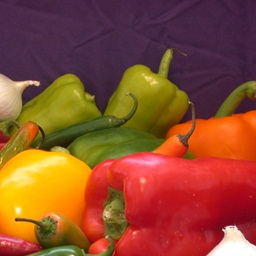
%> input picture Relevent images/original images/deblur.jpg, 256 x 256 px
$ octave Correlation_of_row_col.m   (GNU Octave 9; MATLAB toolbox functions it lacks are replaced by stand-ins)
%> lines starting %> are read from the running program, lines starting %| are printed output that depends on the picture
%%%%%%%%%%%%%%%%%%%ORIGINAL IMAGE CORRELATION%%%%%%%%%%%%%%%%%%%%%%%%%
clc;
clear all;
original=imread('deblur.jpg');
%> original is the input picture: size 256x256x3 uint8; mean R, G, B 141.2, 76.4, 46.6
rgb=rgb2gray(original);
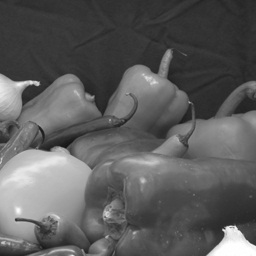
%> rgb: size 256x256 uint8; min 17, max 255, mean 92.4
[row,col]=size(rgb);
%> row = 256; col = 256
total_length=row*col;
%> total_length = 65536
%%%%%%%%%%%%%%%%%%%%%%%%%%%%%%%%%%%%%%%%%%%%%%%%%%%%%%%%%%%%%%%%%%%%%%
%%%%%%%%%%%%%%%%%%%%VERTICAL CORRELATION%%%%%%%%%%%%%%%%%%%%%%%%%%%%%%
%%%%%%%%%%%%%%%%%%%%%%%%%%%%%%%%%%%%%%%%%%%%%%%%%%%%%%%%%%%%%%%%%%%%%%
x=zeros(1,(row*col)/2);
y=zeros(1,(row*col)/2);
k=0;
l=0;
for j=1:1:col
    for i=1:1:row
        if(mod(j,2)==0)
            k=k+1;
            x(1,k)=rgb(i,j);
        else
            l=l+1;
            y(1,l)=rgb(i,j);
        end
    end
end
%> after the loop, k = 32768; l = 32768
figure
subplot(2,2,1)
scatter(x,y,2)
title('Vertical Correlation of original deblur Image');
xlabel('(a)')

original=imread('deblur.jpg');
rgb=rgb2gray(original);
[row,col]=size(rgb);
total_length=row*col;
%%%%%%%%%%%%%%%%%%%%%%%%%%%%%%%%%%%%%%%%%%%%%%%%%%%%%%%%%%%%%%%%%%%%%%%
%%%%%%%%%%%%%%%%%HORIZONTAL CORRELATION%%%%%%%%%%%%%%%%%%%%%%%%%%%%%%%%
%%%%%%%%%%%%%%%%%%%%%%%%%%%%%%%%%%%%%%%%%%%%%%%%%%%%%%%%%%%%%%%%%%%%%%%
x=zeros(1,(row*col)/2);
y=zeros(1,(row*col)/2);
k=0;
l=0;
for i=1:1:row
    for j=1:1:col
        if(mod(i,2)==0)
            k=k+1;
            x(1,k)=rgb(i,j);
        else
            l=l+1;
            y(1,l)=rgb(i,j);
        end
    end
end
subplot(2,2,2)
scatter(x,y,2)
title('Horizontal Correlation of original deblur Image');
xlabel('(b)')

%%%%%%%%%%%%%%%%%%%%%%%%%%%%%%%ENCRYPTED IMAGE CORRELATION%%%%%%%%%%%%%%%%

original=imread('encypted_deblur.jpg');
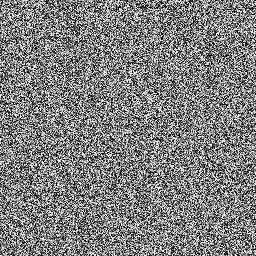
%> input picture Relevent images/Encrypted images/encypted_deblur.jpg, 256 x 256 px
%> original is the input picture: size 256x256 uint8; min 0, max 255, mean 127.4
rgb=original;
[row,col]=size(rgb);
total_length=row*col;
%%%%%%%%%%%%%%%%%%%%%%%%%%%%%%%%%%%%%%%%%%%%%%%%%%%%%%%%%%%%%%%%%%%%%%
%%%%%%%%%%%%%%%%%%%%VERTICAL CORRELATION%%%%%%%%%%%%%%%%%%%%%%%%%%%%%%
%%%%%%%%%%%%%%%%%%%%%%%%%%%%%%%%%%%%%%%%%%%%%%%%%%%%%%%%%%%%%%%%%%%%%%
x=zeros(1,(row*col)/2);
y=zeros(1,(row*col)/2);
k=0;
l=0;
for j=1:1:col
    for i=1:1:row
        if(mod(j,2)==0)
            k=k+1;
            x(1,k)=rgb(i,j);
        else
            l=l+1;
            y(1,l)=rgb(i,j);
        end
    end
end
subplot(2,2,3)
scatter(x,y,2)
title('Vertical Correlation of Encrypted deblur Image');
xlabel('(c)')

original=imread('encypted_deblur.jpg');
rgb=original;
[row,col]=size(rgb);
total_length=row*col;
%%%%%%%%%%%%%%%%%%%%%%%%%%%%%%%%%%%%%%%%%%%%%%%%%%%%%%%%%%%%%%%%%%%%%%%
%%%%%%%%%%%%%%%%%HORIZONTAL CORRELATION%%%%%%%%%%%%%%%%%%%%%%%%%%%%%%%%
%%%%%%%%%%%%%%%%%%%%%%%%%%%%%%%%%%%%%%%%%%%%%%%%%%%%%%%%%%%%%%%%%%%%%%%
x=zeros(1,(row*col)/2);
y=zeros(1,(row*col)/2);
k=0;
l=0;
for i=1:1:row
    for j=1:1:col
        if(mod(i,2)==0)
            k=k+1;
            x(1,k)=rgb(i,j);
        else
            l=l+1;
            y(1,l)=rgb(i,j);
        end
    end
end
subplot(2,2,4)
scatter(x,y,2)
xlabel('(d)')
title('Horizontal Correlation of Encrypted deblur Image');
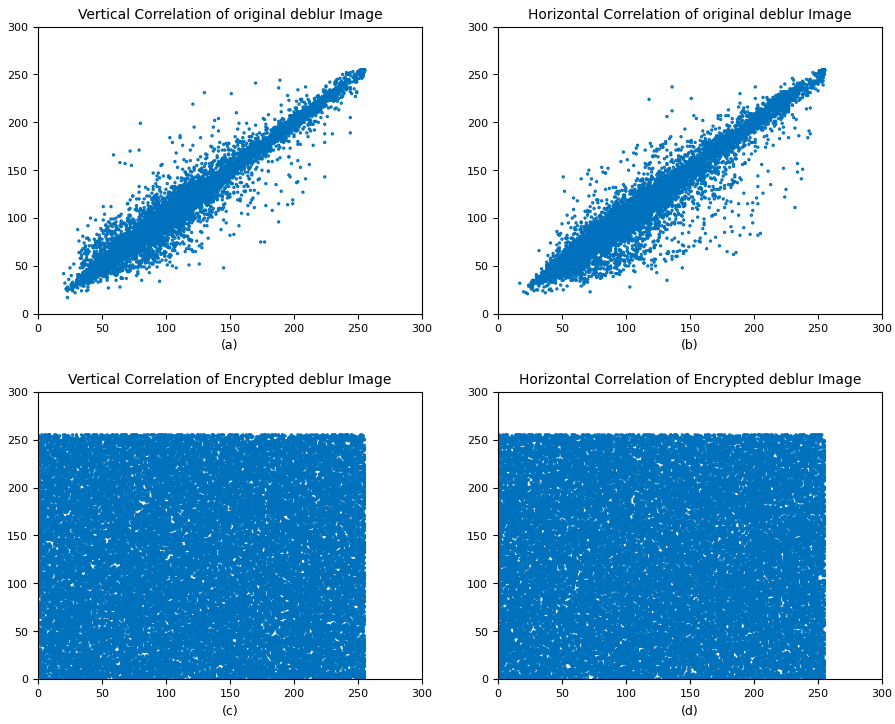
%> figure redrawn from the program's plot data, 4 panels
